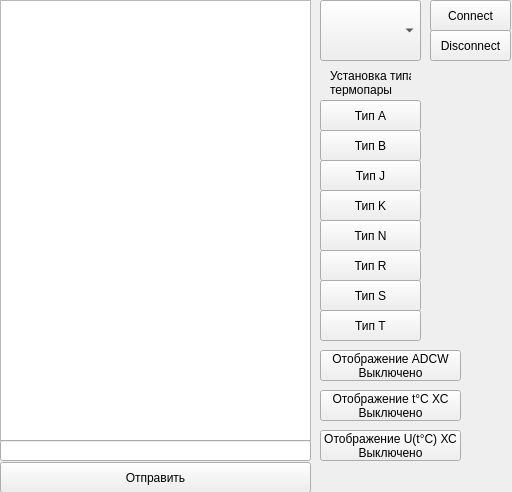
<?xml version="1.0" encoding="UTF-8"?>
<ui version="4.0">
 <class>MainWindow</class>
 <widget class="QMainWindow" name="MainWindow">
  <property name="geometry">
   <rect>
    <x>0</x>
    <y>0</y>
    <width>512</width>
    <height>492</height>
   </rect>
  </property>
  <property name="windowTitle">
   <string>MainWindow</string>
  </property>
  <widget class="QWidget" name="centralWidget">
   <widget class="QTextBrowser" name="textBrowser">
    <property name="geometry">
     <rect>
      <x>0</x>
      <y>0</y>
      <width>311</width>
      <height>441</height>
     </rect>
    </property>
   </widget>
   <widget class="QComboBox" name="comboBox">
    <property name="geometry">
     <rect>
      <x>320</x>
      <y>0</y>
      <width>101</width>
      <height>61</height>
     </rect>
    </property>
   </widget>
   <widget class="QPushButton" name="pushButton_15">
    <property name="geometry">
     <rect>
      <x>0</x>
      <y>462</y>
      <width>311</width>
      <height>31</height>
     </rect>
    </property>
    <property name="text">
     <string>Отправить</string>
    </property>
   </widget>
   <widget class="QLabel" name="label">
    <property name="geometry">
     <rect>
      <x>330</x>
      <y>70</y>
      <width>81</width>
      <height>26</height>
     </rect>
    </property>
    <property name="toolTip">
     <string>&lt;html&gt;&lt;head/&gt;&lt;body&gt;&lt;p&gt;&lt;br/&gt;&lt;/p&gt;&lt;/body&gt;&lt;/html&gt;</string>
    </property>
    <property name="text">
     <string>Установка типа
термопары</string>
    </property>
   </widget>
   <widget class="QPushButton" name="pushButton_2">
    <property name="geometry">
     <rect>
      <x>320</x>
      <y>100</y>
      <width>101</width>
      <height>31</height>
     </rect>
    </property>
    <property name="text">
     <string>Тип A</string>
    </property>
   </widget>
   <widget class="QPushButton" name="pushButton_3">
    <property name="geometry">
     <rect>
      <x>320</x>
      <y>160</y>
      <width>101</width>
      <height>31</height>
     </rect>
    </property>
    <property name="text">
     <string>Тип J</string>
    </property>
   </widget>
   <widget class="QPushButton" name="pushButton_8">
    <property name="geometry">
     <rect>
      <x>320</x>
      <y>310</y>
      <width>101</width>
      <height>31</height>
     </rect>
    </property>
    <property name="text">
     <string>Тип T</string>
    </property>
   </widget>
   <widget class="QPushButton" name="pushButton_14">
    <property name="geometry">
     <rect>
      <x>500</x>
      <y>540</y>
      <width>141</width>
      <height>31</height>
     </rect>
    </property>
    <property name="toolTip">
     <string>&lt;html&gt;&lt;head/&gt;&lt;body&gt;&lt;p&gt;Конвертированное значение ADCW в напряжение&lt;/p&gt;&lt;/body&gt;&lt;/html&gt;</string>
    </property>
    <property name="text">
     <string>Отображение U
Выключено</string>
    </property>
   </widget>
   <widget class="QPushButton" name="pushButton_6">
    <property name="geometry">
     <rect>
      <x>320</x>
      <y>220</y>
      <width>101</width>
      <height>31</height>
     </rect>
    </property>
    <property name="text">
     <string>Тип N</string>
    </property>
   </widget>
   <widget class="QPushButton" name="pushButton_12">
    <property name="geometry">
     <rect>
      <x>320</x>
      <y>390</y>
      <width>141</width>
      <height>31</height>
     </rect>
    </property>
    <property name="toolTip">
     <string>&lt;html&gt;&lt;head/&gt;&lt;body&gt;&lt;p&gt;Температура холодного спая&lt;/p&gt;&lt;/body&gt;&lt;/html&gt;</string>
    </property>
    <property name="text">
     <string>Отображение t°C ХС
Выключено</string>
    </property>
   </widget>
   <widget class="QPushButton" name="pushButton_10">
    <property name="geometry">
     <rect>
      <x>430</x>
      <y>30</y>
      <width>81</width>
      <height>31</height>
     </rect>
    </property>
    <property name="text">
     <string>Disconnect</string>
    </property>
   </widget>
   <widget class="QPushButton" name="pushButton_4">
    <property name="geometry">
     <rect>
      <x>320</x>
      <y>130</y>
      <width>101</width>
      <height>31</height>
     </rect>
    </property>
    <property name="text">
     <string>Тип B</string>
    </property>
   </widget>
   <widget class="QPushButton" name="pushButton_13">
    <property name="geometry">
     <rect>
      <x>320</x>
      <y>430</y>
      <width>141</width>
      <height>31</height>
     </rect>
    </property>
    <property name="toolTip">
     <string>&lt;html&gt;&lt;head/&gt;&lt;body&gt;&lt;p&gt;Эквивалентное напряжение t°C холодного спая&lt;/p&gt;&lt;/body&gt;&lt;/html&gt;</string>
    </property>
    <property name="text">
     <string>Отображение U(t°C) ХС
Выключено</string>
    </property>
   </widget>
   <widget class="QPushButton" name="pushButton_11">
    <property name="geometry">
     <rect>
      <x>320</x>
      <y>350</y>
      <width>141</width>
      <height>31</height>
     </rect>
    </property>
    <property name="toolTip">
     <string>&lt;html&gt;&lt;head/&gt;&lt;body&gt;&lt;p&gt;Квантованные показания АЦП&lt;/p&gt;&lt;/body&gt;&lt;/html&gt;</string>
    </property>
    <property name="text">
     <string>Отображение ADCW
Выключено</string>
    </property>
   </widget>
   <widget class="QPushButton" name="pushButton_9">
    <property name="geometry">
     <rect>
      <x>430</x>
      <y>0</y>
      <width>81</width>
      <height>31</height>
     </rect>
    </property>
    <property name="text">
     <string>Connect</string>
    </property>
   </widget>
   <widget class="QPushButton" name="pushButton_7">
    <property name="geometry">
     <rect>
      <x>320</x>
      <y>250</y>
      <width>101</width>
      <height>31</height>
     </rect>
    </property>
    <property name="text">
     <string>Тип R</string>
    </property>
   </widget>
   <widget class="QPushButton" name="pushButton_5">
    <property name="geometry">
     <rect>
      <x>320</x>
      <y>190</y>
      <width>101</width>
      <height>31</height>
     </rect>
    </property>
    <property name="text">
     <string>Тип K</string>
    </property>
   </widget>
   <widget class="QPushButton" name="pushButton_16">
    <property name="geometry">
     <rect>
      <x>320</x>
      <y>280</y>
      <width>101</width>
      <height>31</height>
     </rect>
    </property>
    <property name="text">
     <string>Тип S</string>
    </property>
   </widget>
   <widget class="QLineEdit" name="lineEdit">
    <property name="geometry">
     <rect>
      <x>0</x>
      <y>440</y>
      <width>311</width>
      <height>21</height>
     </rect>
    </property>
   </widget>
  </widget>
 </widget>
 <layoutdefault spacing="6" margin="11"/>
 <resources/>
 <connections/>
</ui>
